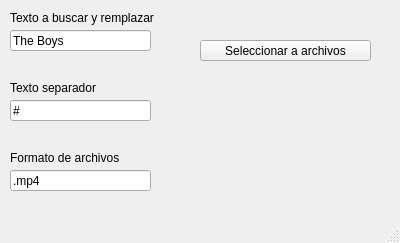
<?xml version="1.0" encoding="UTF-8"?>
<ui version="4.0">
 <class>MainWindow</class>
 <widget class="QMainWindow" name="MainWindow">
  <property name="geometry">
   <rect>
    <x>0</x>
    <y>0</y>
    <width>400</width>
    <height>243</height>
   </rect>
  </property>
  <property name="windowTitle">
   <string>MainWindow</string>
  </property>
  <widget class="QWidget" name="centralwidget">
   <widget class="QPushButton" name="pushButton">
    <property name="geometry">
     <rect>
      <x>200</x>
      <y>40</y>
      <width>171</width>
      <height>21</height>
     </rect>
    </property>
    <property name="text">
     <string>Seleccionar a archivos</string>
    </property>
   </widget>
   <widget class="QLineEdit" name="le_replacement_text">
    <property name="geometry">
     <rect>
      <x>10</x>
      <y>30</y>
      <width>141</width>
      <height>21</height>
     </rect>
    </property>
    <property name="text">
     <string>The Boys</string>
    </property>
   </widget>
   <widget class="QLabel" name="label">
    <property name="geometry">
     <rect>
      <x>10</x>
      <y>10</y>
      <width>151</width>
      <height>16</height>
     </rect>
    </property>
    <property name="text">
     <string>Texto a buscar y remplazar</string>
    </property>
   </widget>
   <widget class="QLabel" name="label_2">
    <property name="geometry">
     <rect>
      <x>10</x>
      <y>80</y>
      <width>151</width>
      <height>16</height>
     </rect>
    </property>
    <property name="text">
     <string>Texto separador</string>
    </property>
   </widget>
   <widget class="QLineEdit" name="le_splitter">
    <property name="geometry">
     <rect>
      <x>10</x>
      <y>100</y>
      <width>141</width>
      <height>21</height>
     </rect>
    </property>
    <property name="text">
     <string>#</string>
    </property>
   </widget>
   <widget class="QLineEdit" name="le_format">
    <property name="geometry">
     <rect>
      <x>10</x>
      <y>170</y>
      <width>141</width>
      <height>21</height>
     </rect>
    </property>
    <property name="text">
     <string>.mp4</string>
    </property>
   </widget>
   <widget class="QLabel" name="label_3">
    <property name="geometry">
     <rect>
      <x>10</x>
      <y>150</y>
      <width>151</width>
      <height>16</height>
     </rect>
    </property>
    <property name="text">
     <string>Formato de archivos</string>
    </property>
   </widget>
  </widget>
  <widget class="QMenuBar" name="menubar">
   <property name="geometry">
    <rect>
     <x>0</x>
     <y>0</y>
     <width>400</width>
     <height>21</height>
    </rect>
   </property>
  </widget>
  <widget class="QStatusBar" name="statusbar"/>
 </widget>
 <resources/>
 <connections/>
</ui>
